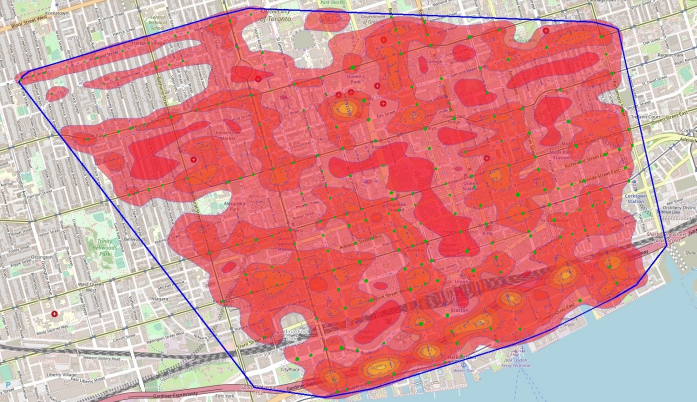
#> input picture HeatMapWithTrafficLight_full.jpg, 1393 x 804 px (shown at 1/2 size)
$ python remove_convexhull.py
#> lines starting #> are read from the running program, lines starting #| are printed output that depends on the picture; after the words box and inside, x2 and y2 are one past the last pixel; in counts of white or black regions, pixels touching at a corner belong together
import numpy as np
import cv2

# Load the original heatmap image (without the convex hull)
original_heatmap = cv2.imread('HeatMap.jpg')

# Load the image with the convex hull and the green dots
heatmap_with_hull_and_dots = cv2.imread('HeatMapWithTrafficLight_full.jpg') # The image you provided with the convex hull and green dots
#> heatmap_with_hull_and_dots is the input picture: shape (804, 1393, 3); mean B, G, R 145.5, 144.7, 213.7

# Define the color range for the green dots
lower_green = np.array([0, 150, 0])
upper_green = np.array([100, 255, 100])

# Create a mask where the green dots are on the image with the convex hull
mask_green_dots = cv2.inRange(heatmap_with_hull_and_dots, lower_green, upper_green)
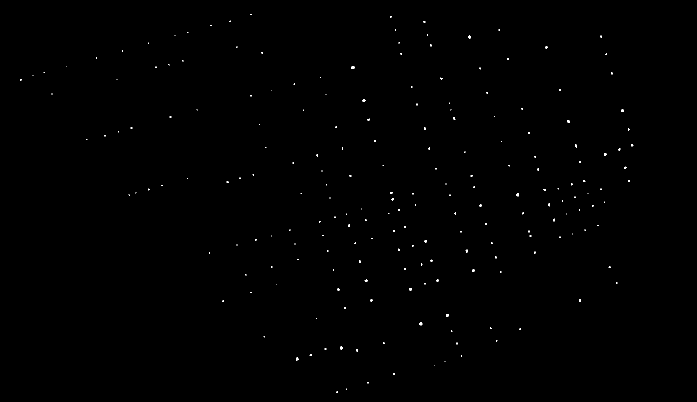
#> mask_green_dots: shape (804, 1393) (shown at 1/2 size); 0.16% white in thin lines or dots, all inside (x1, y1, x2, y2) = (40, 28, 1267, 785)

# Mask out everything but the green dots from the image with the hull
green_dots = cv2.bitwise_and(heatmap_with_hull_and_dots, heatmap_with_hull_and_dots, mask=mask_green_dots)

# Now, overlay this onto the original heatmap
# Find the contours of the green dots to create a minimal bounding box to overlay
contours_green, _ = cv2.findContours(mask_green_dots, cv2.RETR_EXTERNAL, cv2.CHAIN_APPROX_SIMPLE)
#> contours_green = 205 contours, 203 with area under 20; largest, box (x1, y1, x2, y2) and area: (702, 132, 709, 138) 24, (839, 644, 845, 651) 20

for contour in contours_green:
    x, y, w, h = cv2.boundingRect(contour)
    # Take the corresponding area from the green_dots image
    green_dot_area = green_dots[y:y+h, x:x+w]
    # Add this to the original heatmap image
#> (the run stopped early here; a loop or call above may not have finished)
